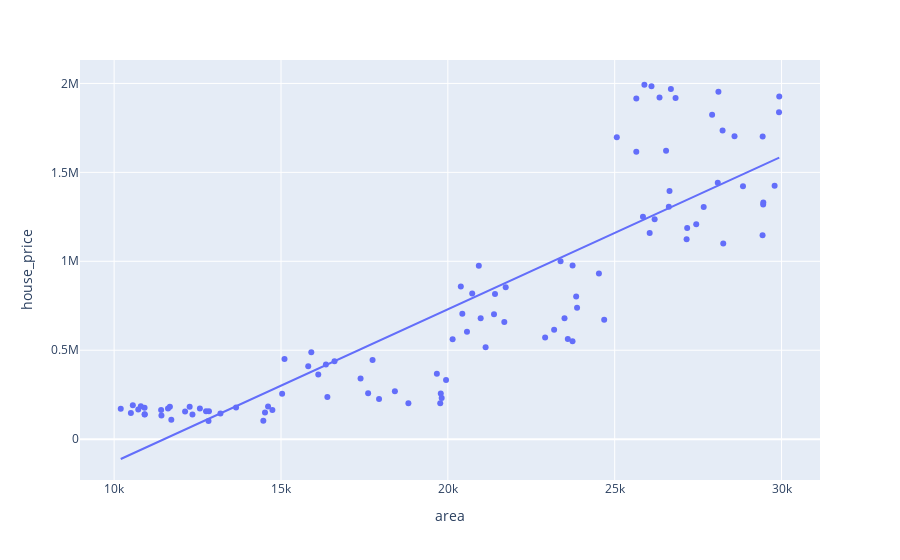

The notebook cell this image was saved under:
### Markdown cell above
12. Apply the code below to view your result. What can you conclude?

### Code cell
import plotly.express as px
fig = px.scatter(dfOutput, x = "area", y = "house_price", trendline = "ols")
fig.show()
